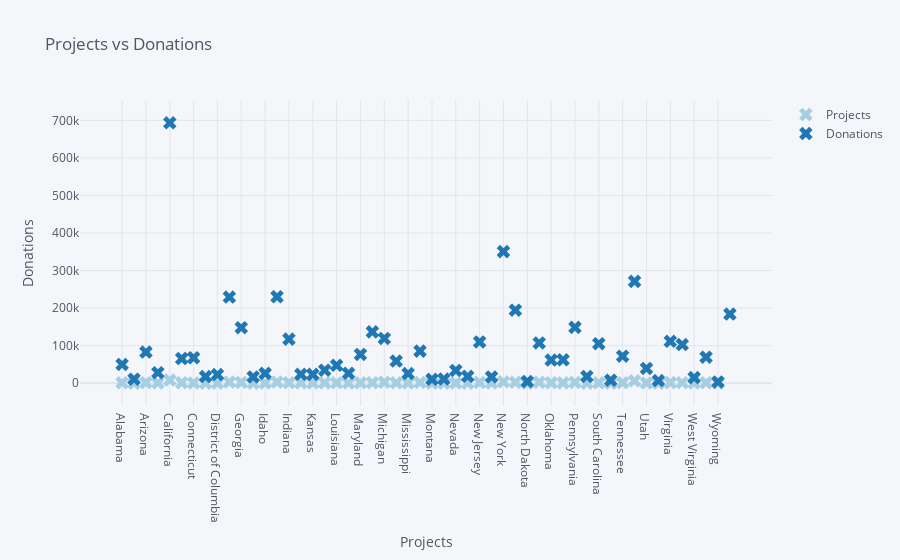

The notebook cell saved with this chart:
### Code cell
df.iplot(kind='scatter',xTitle='Projects',yTitle='Donations',title='Projects vs Donations',
         symbol='x',colorscale='paired',mode='markers')

### Figure 1 — Plotly figure (JSON) as saved in the notebook; plotly's stock layout.template omitted (floating-point values rounded to 4 significant figures)
{"data": [{"line": {"color": "rgba(166, 206, 227, 1.0)", "dash": "solid", "shape": "linear", "width": 1.3}, "marker": {"size": 12, "symbol": "x"}, "mode": "markers", "name": "Projects", "text": "", "type": "scatter", "x": ["Alabama", "Alaska", "Arizona", "Arkansas", "California", "Colorado", "Connecticut", "Delaware", "District of Columbia", "Florida", "Georgia", "Hawaii", "Idaho", "Illinois", "Indiana", "Iowa", "Kansas", "Kentucky", "Louisiana", "Maine", "Maryland", "Massachusetts", "Michigan", "Minnesota", "Mississippi", "Missouri", "Montana", "Nebraska", "Nevada", "New Hampshire", "New Jersey", "New Mexico", "New York", "North Carolina", "North Dakota", "Ohio", "Oklahoma", "Oregon", "Pennsylvania", "Rhode Island", "South Carolina", "South Dakota", "Tennessee", "Texas", "Utah", "Vermont", "Virginia", "Washington", "West Virginia", "Wisconsin", "Wyoming", "other"], "y": [1141, 273, 1529, 923, 8457, 1321, 816, 208, 227, 3302, 2125, 266, 513, 3126, 1555, 833, 851, 1024, 1215, 483, 1145, 1447, 2653, 1169, 840, 1779, 312, 409, 538, 299, 1775, 546, 3819, 2543, 200, 2546, 1340, 978, 2163, 246, 1260, 317, 1555, 6485, 883, 181, 1656, 1581, 513, 1479, 148, ""]}, {"line": {"color": "rgba(31, 120, 180, 1.0)", "dash": "solid", "shape": "linear", "width": 1.3}, "marker": {"size": 12, "symbol": "x"}, "mode": "markers", "name": "Donations", "text": "", "type": "scatter", "x": ["Alabama", "Alaska", "Arizona", "Arkansas", "California", "Colorado", "Connecticut", "Delaware", "District of Columbia", "Florida", "Georgia", "Hawaii", "Idaho", "Illinois", "Indiana", "Iowa", "Kansas", "Kentucky", "Louisiana", "Maine", "Maryland", "Massachusetts", "Michigan", "Minnesota", "Mississippi", "Missouri", "Montana", "Nebraska", "Nevada", "New Hampshire", "New Jersey", "New Mexico", "New York", "North Carolina", "North Dakota", "Ohio", "Oklahoma", "Oregon", "Pennsylvania", "Rhode Island", "South Carolina", "South Dakota", "Tennessee", "Texas", "Utah", "Vermont", "Virginia", "Washington", "West Virginia", "Wisconsin", "Wyoming", "other"], "y": [50002, 10729, 83092, 28021, 693577, 65940, 67892, 17872, 23217, 229542, 147897, 16707, 26245, 230350, 117470, 23894, 23598, 34700, 47699, 26550, 76769, 136845, 119337, 59078, 25863, 85597, 10614, 11131, 34220, 18555, 109926, 16734, 350553, 194465, 4666, 107401, 61697, 62418, 148752, 18129, 105421, 7982, 72123, 271348, 39336, 7157, 111740, 103021, 14929, 69479, 3476, 184324]}], "layout": {"legend": {"bgcolor": "#F5F6F9", "font": {"color": "#4D5663"}}, "paper_bgcolor": "#F5F6F9", "plot_bgcolor": "#F5F6F9", "title": {"font": {"color": "#4D5663"}, "text": "Projects vs Donations"}, "xaxis": {"gridcolor": "#E1E5ED", "showgrid": true, "tickfont": {"color": "#4D5663"}, "title": {"font": {"color": "#4D5663"}, "text": "Projects"}, "zerolinecolor": "#E1E5ED"}, "yaxis": {"gridcolor": "#E1E5ED", "showgrid": true, "tickfont": {"color": "#4D5663"}, "title": {"font": {"color": "#4D5663"}, "text": "Donations"}, "zerolinecolor": "#E1E5ED"}}}
